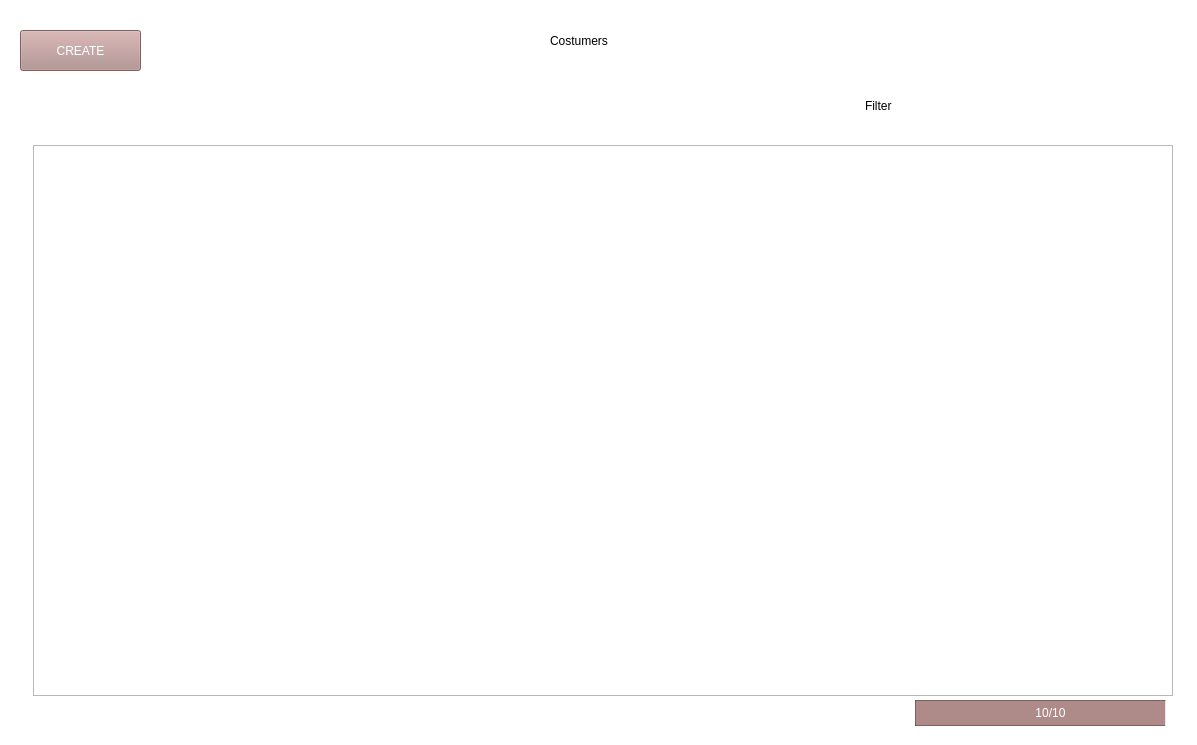
<?xml version="1.0" encoding="UTF-8"?>
<ui version="4.0">
 <class>Form</class>
 <widget class="QWidget" name="Form">
  <property name="geometry">
   <rect>
    <x>0</x>
    <y>0</y>
    <width>1197</width>
    <height>745</height>
   </rect>
  </property>
  <property name="sizePolicy">
   <sizepolicy hsizetype="Expanding" vsizetype="Expanding">
    <horstretch>0</horstretch>
    <verstretch>0</verstretch>
   </sizepolicy>
  </property>
  <property name="windowTitle">
   <string>Form</string>
  </property>
  <widget class="QPushButton" name="create_customer">
   <property name="geometry">
    <rect>
     <x>20</x>
     <y>30</y>
     <width>121</width>
     <height>41</height>
    </rect>
   </property>
   <property name="sizePolicy">
    <sizepolicy hsizetype="Expanding" vsizetype="Expanding">
     <horstretch>0</horstretch>
     <verstretch>0</verstretch>
    </sizepolicy>
   </property>
   <property name="styleSheet">
    <string notr="true">background-color: rgb(174, 139, 137);
color: rgb(255, 255, 255);
font: 75 14pt &quot;MS Shell Dlg 2&quot;;</string>
   </property>
   <property name="text">
    <string>CREATE</string>
   </property>
  </widget>
  <widget class="QLabel" name="label">
   <property name="geometry">
    <rect>
     <x>550</x>
     <y>25</y>
     <width>131</width>
     <height>31</height>
    </rect>
   </property>
   <property name="styleSheet">
    <string notr="true">font: 63 14pt &quot;Lucida Bright&quot;;</string>
   </property>
   <property name="text">
    <string>Costumers</string>
   </property>
  </widget>
  <widget class="QLabel" name="label_3">
   <property name="geometry">
    <rect>
     <x>865</x>
     <y>90</y>
     <width>51</width>
     <height>31</height>
    </rect>
   </property>
   <property name="styleSheet">
    <string notr="true">font: 63 12pt &quot;Lucida Bright&quot;;</string>
   </property>
   <property name="text">
    <string>Filter</string>
   </property>
  </widget>
  <widget class="QLabel" name="list_deselect">
   <property name="geometry">
    <rect>
     <x>1100</x>
     <y>85</y>
     <width>31</width>
     <height>31</height>
    </rect>
   </property>
   <property name="styleSheet">
    <string notr="true">font: 63 12pt &quot;Lucida Bright&quot;;</string>
   </property>
   <property name="text">
    <string/>
   </property>
   <property name="pixmap">
    <pixmap>C:/Users/Daniel/Desktop/odoo/icon_lista.png</pixmap>
   </property>
  </widget>
  <widget class="QLabel" name="kanban_deselect">
   <property name="geometry">
    <rect>
     <x>1131</x>
     <y>85</y>
     <width>31</width>
     <height>31</height>
    </rect>
   </property>
   <property name="styleSheet">
    <string notr="true">font: 63 12pt &quot;Lucida Bright&quot;;</string>
   </property>
   <property name="text">
    <string/>
   </property>
   <property name="pixmap">
    <pixmap>C:/Users/Daniel/Desktop/odoo/kanbank_ne_select.png</pixmap>
   </property>
  </widget>
  <widget class="QLabel" name="kanban_select">
   <property name="geometry">
    <rect>
     <x>1131</x>
     <y>85</y>
     <width>31</width>
     <height>31</height>
    </rect>
   </property>
   <property name="styleSheet">
    <string notr="true">font: 63 12pt &quot;Lucida Bright&quot;;</string>
   </property>
   <property name="text">
    <string/>
   </property>
   <property name="pixmap">
    <pixmap>C:/Users/Daniel/Desktop/odoo/kanban_select.png</pixmap>
   </property>
  </widget>
  <widget class="QLabel" name="list_select">
   <property name="geometry">
    <rect>
     <x>1100</x>
     <y>85</y>
     <width>31</width>
     <height>31</height>
    </rect>
   </property>
   <property name="styleSheet">
    <string notr="true">font: 63 12pt &quot;Lucida Bright&quot;;</string>
   </property>
   <property name="text">
    <string/>
   </property>
   <property name="pixmap">
    <pixmap>C:/Users/Daniel/Desktop/odoo/list_select.png</pixmap>
   </property>
  </widget>
  <widget class="QLabel" name="antet_color">
   <property name="geometry">
    <rect>
     <x>-15</x>
     <y>-15</y>
     <width>1226</width>
     <height>781</height>
    </rect>
   </property>
   <property name="sizePolicy">
    <sizepolicy hsizetype="Expanding" vsizetype="Expanding">
     <horstretch>0</horstretch>
     <verstretch>0</verstretch>
    </sizepolicy>
   </property>
   <property name="styleSheet">
    <string notr="true">background-color: rgb(255, 255, 255);</string>
   </property>
   <property name="text">
    <string/>
   </property>
  </widget>
  <widget class="QLabel" name="label_6">
   <property name="geometry">
    <rect>
     <x>915</x>
     <y>700</y>
     <width>251</width>
     <height>26</height>
    </rect>
   </property>
   <property name="layoutDirection">
    <enum>Qt::LeftToRight</enum>
   </property>
   <property name="styleSheet">
    <string notr="true">background-color: rgb(174, 139, 137);
color: rgb(255, 255, 255);
border: 1px solid ;
border-top-color:  rgba(0, 0, 0, 75);
border-bottom-color:  rgba(0, 0, 0, 75);
border-left-color: rgba(0, 0, 0, 75);
border-right-color: rgba(255, 255, 255, 200);</string>
   </property>
   <property name="text">
    <string/>
   </property>
   <property name="alignment">
    <set>Qt::AlignCenter</set>
   </property>
  </widget>
  <widget class="QLabel" name="page">
   <property name="geometry">
    <rect>
     <x>1025</x>
     <y>705</y>
     <width>51</width>
     <height>16</height>
    </rect>
   </property>
   <property name="styleSheet">
    <string notr="true">color: rgb(255, 255, 255);</string>
   </property>
   <property name="text">
    <string>10/10</string>
   </property>
   <property name="alignment">
    <set>Qt::AlignCenter</set>
   </property>
  </widget>
  <widget class="QFrame" name="frame">
   <property name="geometry">
    <rect>
     <x>33</x>
     <y>145</y>
     <width>1140</width>
     <height>551</height>
    </rect>
   </property>
   <property name="frameShape">
    <enum>QFrame::StyledPanel</enum>
   </property>
   <property name="frameShadow">
    <enum>QFrame::Raised</enum>
   </property>
  </widget>
  <zorder>antet_color</zorder>
  <zorder>create_customer</zorder>
  <zorder>label</zorder>
  <zorder>label_3</zorder>
  <zorder>list_deselect</zorder>
  <zorder>kanban_deselect</zorder>
  <zorder>kanban_select</zorder>
  <zorder>list_select</zorder>
  <zorder>label_6</zorder>
  <zorder>page</zorder>
  <zorder>frame</zorder>
 </widget>
 <resources/>
 <connections/>
</ui>
